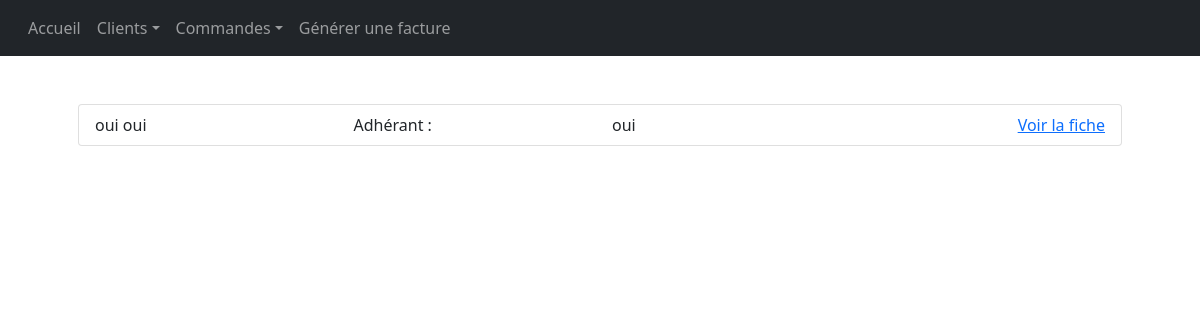
/pages/liste_clients.php, run on an earlier commit of the app's database.
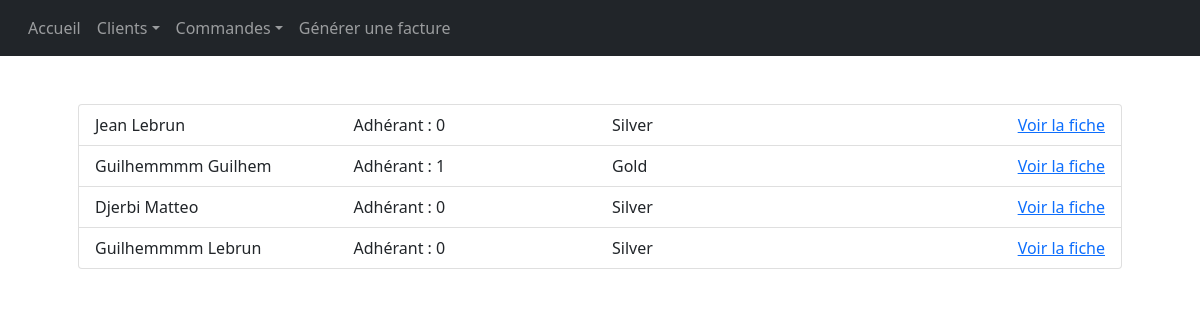
And on a later commit of the database.
### tables this page shows
CREATE TABLE IF NOT EXISTS `client` (
  `id_client` int(11) NOT NULL AUTO_INCREMENT,
  `id_grade` int(11) DEFAULT NULL,
  `nom` varchar(20) DEFAULT NULL,
  `prenom` varchar(20) DEFAULT NULL,
  `total_depense` int(11) DEFAULT NULL,
  `remise_future` int(11) DEFAULT NULL,
  `adherent` tinyint(1) DEFAULT NULL,
  PRIMARY KEY (`id_client`),
  KEY `id_grade` (`id_grade`)
);

CREATE TABLE IF NOT EXISTS `grade` (
  `id_grade` int(11) NOT NULL AUTO_INCREMENT,
  `intitule_grade` varchar(20) DEFAULT NULL,
  `min_dépense` int(11) DEFAULT NULL,
  `max_dépense` int(11) DEFAULT NULL,
  PRIMARY KEY (`id_grade`)
);

### lib/Client.php (the view, shortened to what this page needs)
<?php
class Client
{
    private $nom;
    private $prenom;
    private $grade;
    private $adhérant;
    private $id;
    public function __construct($id, $nom, $prenom, $grade, $facebook, $instagram, $email,$total_depensé, $remise_future, $adhérant,$numero_tel)
    {
        $this->id = $id;
        $this->nom = $nom;
        $this->prenom = $prenom;
        $this->grade = $grade;
        $this->adhérant=$adhérant;
    }
        ?>
<?php
    public function afficherApercu() {
        ?>
        <div class="row">
            <div class="col-3">
                <span><?php echo $this->prenom . ' ' . $this->nom; ?></span>
            </div>
            <div class="col-3">
                <span>Adhérant : <?php echo $this->adhérant; ?> </span>
            </div>
            <div class="col-1">
                <span><?php echo $this->grade; ?></span>
            </div>
            <div class="col">
                <a class="float-end" href="fiche_client.php?id=<?php echo $this->id; ?>">Voir la fiche</a>
            </div>
        </div>
        <?php
    }
}

### pages/liste_clients.php (shortened to what this page needs)
<!DOCTYPE html>
<html lang="fr">
<head>
    <?php  include("../templates/links.php");  ?>
</head>
<body>
<?php  include("../templates/menu.php");  ?>
<?php
require_once "../lib/Client.php";
?>
<div class="container p-5">
    <ul class="list-group">
    <?php
    $request = $Connect->query('SELECT * FROM `Client` ');
	while($ligne = mysqli_fetch_array($request)){
        $grade=mysqli_fetch_array($Connect->query("SELECT intitule_grade FROM Grade WHERE id_grade=".$ligne["id_grade"].""));
        $facebook=mysqli_fetch_array($Connect->query("SELECT facebook FROM Contact WHERE id_client=".$ligne["id_client"].""));
        $instagram=mysqli_fetch_array($Connect->query("SELECT instagram FROM Contact WHERE id_client=".$ligne["id_client"].""));
        $mail=mysqli_fetch_array($Connect->query("SELECT email FROM Contact WHERE id_client=".$ligne["id_client"].""));
        $numero_tel=mysqli_fetch_array($Connect->query("SELECT numero FROM numerotelephone WHERE id_client=".$ligne["id_client"].""));
        $client = new Client(
            $ligne["id_client"],
            $ligne["nom"],
            $ligne["prenom"],
            $grade[0],
            $facebook[0],
            $instagram[0],
            $mail[0],
            $ligne["total_depense"],
            $ligne["remise_future"],
            $ligne["adherent"],
            $numero_tel[0]);
            ?>
            <li class="list-group-item"><?php $client->afficherApercu(); ?></li><?php
            }
    ?>
    </ul>
</div>
</body>
</html>

### templates/links.php (shortened to what this page needs)
<link href="https://cdn.jsdelivr.net/npm/bootstrap@5.1.3/dist/css/bootstrap.min.css"
      rel="stylesheet"
>
<link rel="stylesheet" href="https://cdn.jsdelivr.net/npm/bootstrap-icons@1.7.2/font/bootstrap-icons.css">

### templates/menu.php (shortened to what this page needs)
<nav class="navbar navbar-expand-lg navbar-dark bg-dark sticky-top p-2">
    <div class="container-fluid">
        <div class="collapse navbar-collapse">
            <ul class="nav navbar-nav">
                <li class="nav-item">
                    <a href="../index.php" class="nav-link">Accueil</a>
                </li>
                <li class="nav-item dropdown">
                    <a class="nav-link dropdown-toggle" data-bs-toggle="dropdown" href="#" role="button">Clients</a>
                </li>
                <li class="nav-item dropdown">
                    <a class="nav-link dropdown-toggle" data-bs-toggle="dropdown" href="#" role="button">Commandes</a>
                </li>
                <li class="nav-item">
                    <a class="nav-link" href="generer_facture.php">Générer une facture</a>
                </li>
            </ul>
        </div>
    </div>
</nav>

What changed in the data, as far as the page shows it:
removed client: prenom "oui", nom "oui", id_grade.intitule_grade "oui"
added client: prenom "Jean", nom "Lebrun", adherent "0", id_grade.intitule_grade "Silver"
added client: prenom "Guilhemmmm", nom "Guilhem", adherent "1", id_grade.intitule_grade "Gold"
added client: prenom "Djerbi", nom "Matteo", adherent "0", id_grade.intitule_grade "Silver"
added client: prenom "Guilhemmmm", nom "Lebrun", adherent "0", id_grade.intitule_grade "Silver"
